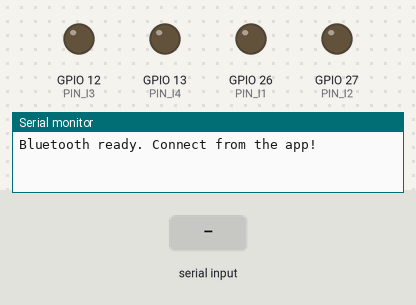
A sketch run on a simulated ESP32. Parts: output pins drawn as LEDs (lit = HIGH), the last lines printed to the serial monitor. The test bench sets the inputs (shaded band). Nothing arrives over Bluetooth unless stated.

Above: at 1.2 s.
1.3 s: "2\n" received over the second serial link
At 2.4 s:
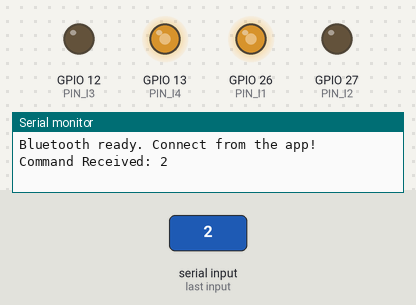
2.8 s: "B\n" received over the second serial link
At 3.5 s:
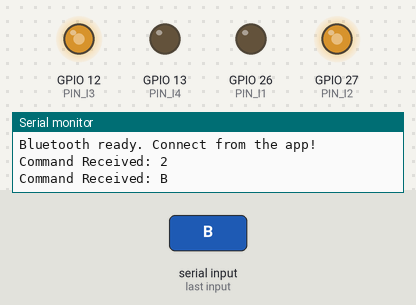
4.3 s: "R\n" received over the second serial link
At 4.6 s:
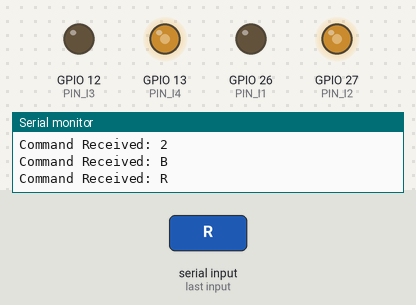
5.8 s: "L\n" received over the second serial link
At 6.8 s:
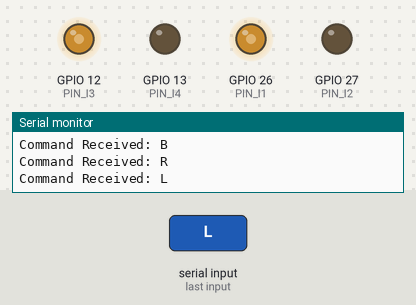
7.3 s: "8\n" received over the second serial link
At 8.3 s:
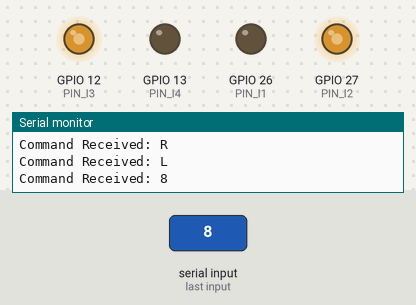
8.8 s: "4\n" received over the second serial link
At 9.3 s:
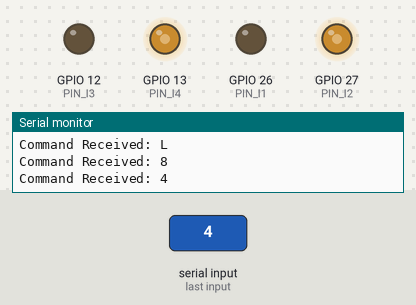
Timing chart, 0 to 11.3 s (numbered marks = the images above; inputs shaded):
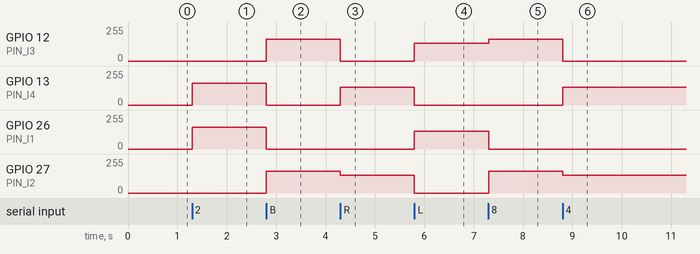

The sketch:

ESP32_Rover.ino
```cpp
#include "BluetoothSerial.h"

#if !defined(CONFIG_BT_ENABLED) || !defined(CONFIG_BLUEDROID_ENABLED)
#error Bluetooth is not enabled! Please run make menuconfig to enable it
#endif

BluetoothSerial SerialBT;

#define PIN_I1  26
#define PIN_I2  27
#define PIN_I3  12
#define PIN_I4  13

const bool INVERT_LEFT_MOTOR  = false;
const bool INVERT_RIGHT_MOTOR = true;

const bool IGNORE_RELEASE_ZERO = false;

int driveSpeed = 165;
int turnSpeed  = 135;
int spinSpeed  = 140;

const int SPEED_STEP = 5;
const int MIN_SPEED  = 100;
const int MAX_SPEED  = 255;

const int SPIN_360_TIME_MS = 950;
const int PWM_FREQ = 500;
const int PWM_RES  = 8;

char currentCommand = 'S';

void setMotors(int leftSpeed, int rightSpeed) {
  leftSpeed  = constrain(leftSpeed, -255, 255);
  rightSpeed = constrain(rightSpeed, -255, 255);

  if (INVERT_LEFT_MOTOR)  leftSpeed  = -leftSpeed;
  if (INVERT_RIGHT_MOTOR) rightSpeed = -rightSpeed;

  if (leftSpeed > 0) {
    analogWrite(PIN_I1, leftSpeed);
    analogWrite(PIN_I2, 0);
  } else if (leftSpeed < 0) {
    analogWrite(PIN_I1, 0);
    analogWrite(PIN_I2, -leftSpeed);
  } else {
    analogWrite(PIN_I1, 0);
    analogWrite(PIN_I2, 0);
  }

  if (rightSpeed > 0) {
    analogWrite(PIN_I3, rightSpeed);
    analogWrite(PIN_I4, 0);
  } else if (rightSpeed < 0) {
    analogWrite(PIN_I3, 0);
    analogWrite(PIN_I4, -rightSpeed);
  } else {
    analogWrite(PIN_I3, 0);
    analogWrite(PIN_I4, 0);
  }
}

void stopMotors() {
  setMotors(0, 0);
}

void turnLeft() {
  setMotors(-turnSpeed, turnSpeed);
}

void turnRight() {
  setMotors(turnSpeed, -turnSpeed);
}

void execute360Spin() {
  setMotors(spinSpeed, -spinSpeed);
  delay(SPIN_360_TIME_MS);
  stopMotors();
  currentCommand = 'S';
}

void applyMotorState(char cmd) {
  switch (cmd) {
    case '2':
    case 'F':
      setMotors(driveSpeed, driveSpeed);
      break;

    case '8':
    case 'B':
      setMotors(-driveSpeed, -driveSpeed);
      break;

    case '4':
    case 'R':
      turnLeft();
      break;

    case '6':
    case 'L':
      turnRight();
      break;

    case '5':
    case 'S':
    case '0':
      stopMotors();
      break;

    case 'A':
    case '*':
    case 'X':
      execute360Spin();
      break;

    case '1':
      driveSpeed = 130;
      turnSpeed  = 120;
      Serial.println("Preset: SLOW (Drive: 130, Turn: 120)");
      break;

    case '3':
      driveSpeed = 165;
      turnSpeed  = 135;
      Serial.println("Preset: MEDIUM (Drive: 165, Turn: 135)");
      break;

    case '7':
      driveSpeed = 200;
      turnSpeed  = 155;
      Serial.println("Preset: FAST (Drive: 200, Turn: 155)");
      break;

    case '9':
      driveSpeed = 240;
      turnSpeed  = 175;
      Serial.println("Preset: MAX (Drive: 240, Turn: 175)");
      break;

    case '+':
      driveSpeed = constrain(driveSpeed + SPEED_STEP, MIN_SPEED, MAX_SPEED);
      turnSpeed  = constrain(turnSpeed  + SPEED_STEP, MIN_SPEED, MAX_SPEED);
      Serial.printf("All Speeds UP -> Drive: %d, Turn: %d\n", driveSpeed, turnSpeed);
      break;

    case '-':
      driveSpeed = constrain(driveSpeed - SPEED_STEP, MIN_SPEED, MAX_SPEED);
      turnSpeed  = constrain(turnSpeed  - SPEED_STEP, MIN_SPEED, MAX_SPEED);
      Serial.printf("All Speeds DOWN -> Drive: %d, Turn: %d\n", driveSpeed, turnSpeed);
      break;

    default:
      break;
  }
}

void setup() {
  Serial.begin(115200);

  analogWriteFrequency(PIN_I1, PWM_FREQ);
  analogWriteResolution(PIN_I1, PWM_RES);

  analogWriteFrequency(PIN_I2, PWM_FREQ);
  analogWriteResolution(PIN_I2, PWM_RES);

  analogWriteFrequency(PIN_I3, PWM_FREQ);
  analogWriteResolution(PIN_I3, PWM_RES);

  analogWriteFrequency(PIN_I4, PWM_FREQ);
  analogWriteResolution(PIN_I4, PWM_RES);

  stopMotors();

  SerialBT.begin("ESP32_DEFENSE_ROVER");
  Serial.println("Bluetooth ready. Connect from the app!");
}

void loop() {
  while (SerialBT.available() > 0) {
    char incoming = SerialBT.read();

    if (incoming == '\n' || incoming == '\r' || incoming == ' ') {
      continue;
    }

    if (IGNORE_RELEASE_ZERO && incoming == '0') {
      continue;
    }

    incoming = toupper(incoming);

    Serial.print("Command Received: ");
    Serial.println(incoming);

    if (incoming == '2' || incoming == 'F' ||
        incoming == '8' || incoming == 'B' ||
        incoming == '4' || incoming == 'R' ||
        incoming == '6' || incoming == 'L' ||
        incoming == '5' || incoming == 'S' || incoming == '0' ||
        incoming == 'A' || incoming == '*' || incoming == 'X' ||
        incoming == '1' || incoming == '3' || incoming == '7' || incoming == '9' ||
        incoming == '+' || incoming == '-') {
      currentCommand = incoming;
      applyMotorState(currentCommand);
    }
  }

  delay(10);
}
```

Measured:
- after the input at 1.3 s, GPIO 13 (PIN_I4), GPIO 26 (PIN_I1): 0/255 → 165/255 at once
- after the input at 2.8 s, GPIO 12 (PIN_I3), GPIO 27 (PIN_I2): 0/255 → 165/255 at once; GPIO 13 (PIN_I4), GPIO 26 (PIN_I1): 165/255 → 0/255 at once
- after the input at 4.3 s, GPIO 12 (PIN_I3): 165/255 → 0/255 at once; GPIO 13 (PIN_I4): 0/255 → 135/255 at once; GPIO 27 (PIN_I2): 165/255 → 135/255 at once
- after the input at 5.8 s, GPIO 12 (PIN_I3), GPIO 26 (PIN_I1): 0/255 → 135/255 at once; GPIO 13 (PIN_I4), GPIO 27 (PIN_I2): 135/255 → 0/255 at once
- after the input at 7.3 s, GPIO 12 (PIN_I3): 135/255 → 165/255 at once; GPIO 26 (PIN_I1): 135/255 → 0/255 at once; GPIO 27 (PIN_I2): 0/255 → 165/255 at once
- after the input at 8.8 s, GPIO 12 (PIN_I3): 165/255 → 0/255 at once; GPIO 13 (PIN_I4): 0/255 → 135/255 at once; GPIO 27 (PIN_I2): 165/255 → 135/255 at once
